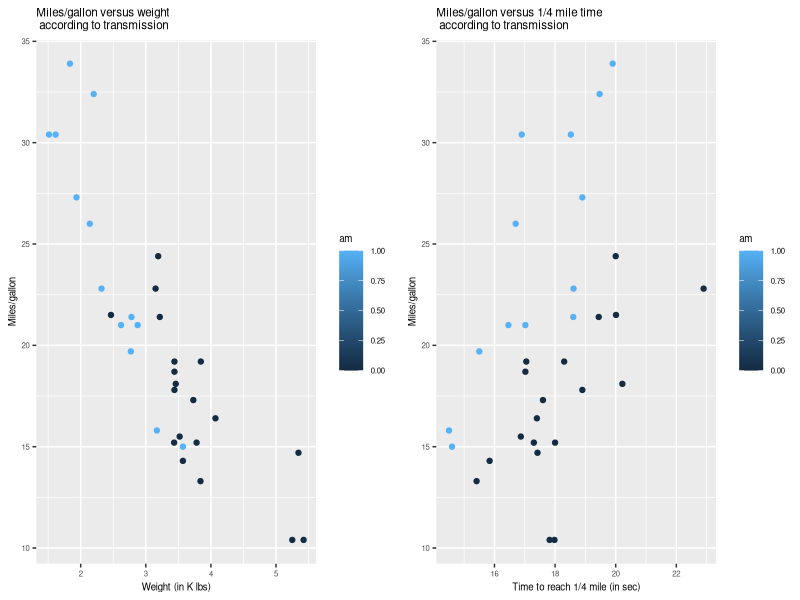
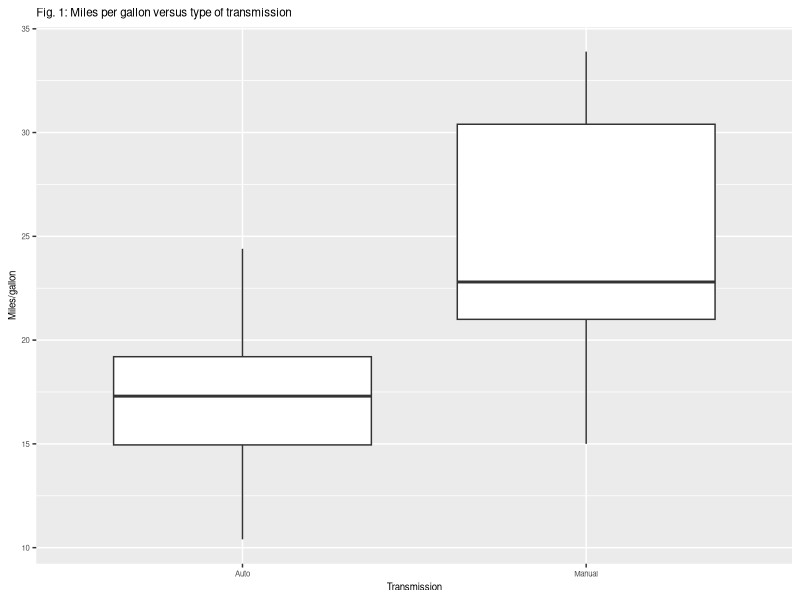
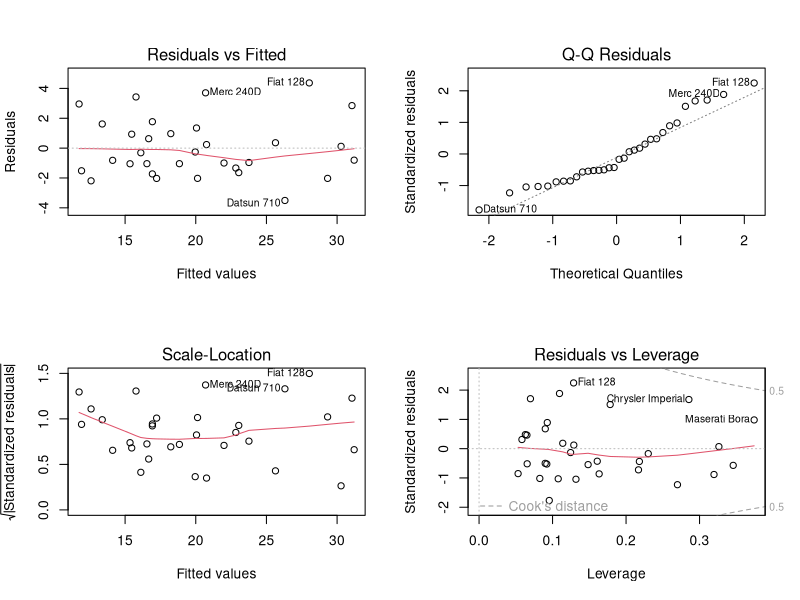

Here is the R script that generated these plots, in order:
## ---- chunk 1
packages <- c("datasets", "ggplot2", "gridExtra")
sapply(packages, require, character.only = TRUE, quietly = TRUE)
## ---- chunk 2
data(mtcars); head(mtcars, 3)
## ---- chunk 3
wtPlot <- ggplot(mtcars, aes(x = wt, y = mpg)) +
    geom_point(aes(color = am)) +
    labs(title = "Miles/gallon versus weight \n according to transmission",
         x = "Weight (in K lbs)",
         y = "Miles/gallon") +
    scale_fill_discrete(guide = FALSE) +
    theme(text = element_text(size = 7))

qsecPlot <- ggplot(mtcars, aes(x = qsec, y = mpg)) +
    geom_point(aes(color = am)) +
    labs(title = "Miles/gallon versus 1/4 mile time \n according to transmission",
         x = "Time to reach 1/4 mile (in sec)",
         y = "Miles/gallon") +
    scale_fill_discrete(guide = FALSE) +
    theme(text = element_text(size = 7))

grid.arrange(wtPlot, qsecPlot, ncol = 2)
## ---- chunk 4
mtcars$am <- factor(mtcars$am, labels = c("Auto", "Manual"))
## ---- chunk 5
ggplot(mtcars, aes(x = am, y = mpg, group = am)) +
    geom_boxplot() +
    labs(title = "Fig. 1: Miles per gallon versus type of transmission",
         x = "Transmission",
         y = "Miles/gallon") +
    scale_fill_discrete(guide = FALSE) +
    theme(text = element_text(size = 7))
## ---- chunk 6
tTest <- t.test(mpg ~ am, data = mtcars)
## ---- chunk 7
print(paste0("P-value: ", tTest$p.value))
print(paste0(tTest$conf.int))
## ---- chunk 8
stepModel <- summary(step(lm(mpg ~ ., mtcars), trace = 0))
## ---- chunk 9
print(paste0("Model: ", stepModel$call[2]))
print(paste0("Adjusted R-squared: ", stepModel$adj.r.squared))
## ---- chunk 10
fineModel <- lm(mpg ~ (am*wt) + qsec, mtcars)
## ---- chunk 11
summary(fineModel)$coef
print(paste0("Adjusted R-squared: ", summary(fineModel)$adj.r.squared))
## ---- chunk 12
par(mfrow = c(2,2))
plot(fineModel)
## ---- chunk 13

## ---- chunk 14

## ---- chunk 15

